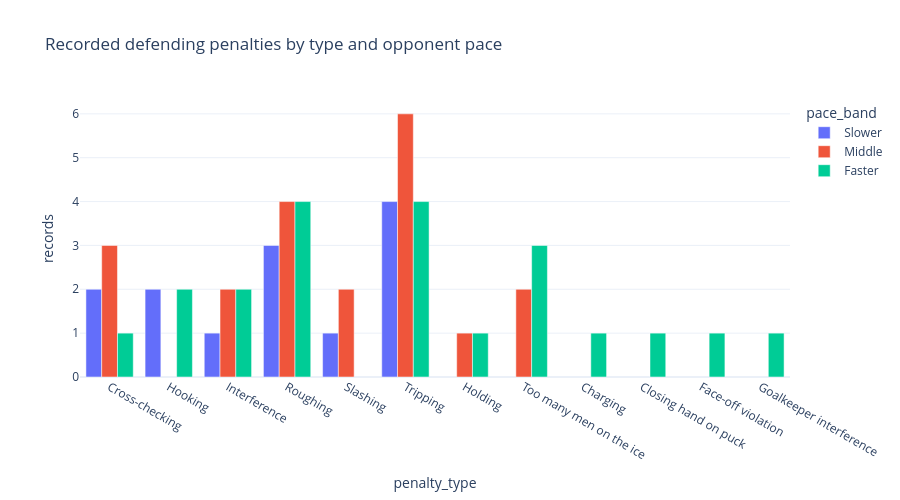

Source (notebook cell):
### Markdown cell above
## 9.5. Inspect penalty types and teams

Retain all recorded penalty types. Highlight hooking, holding, holding the stick, tripping, and interference as a review group related to obstruction; this grouping is a hockey hypothesis, not proof of pace-induced infractions. Roughing and administrative penalties may have different explanations.

Type charts show record counts, not exposure-adjusted risk. Team rate tables use incidents and their own exposure denominators. Sparse team cells are for inspection, not rankings. Same-time incidents can contain several types, so type-record counts need not sum to incident counts.

### Code cell
OBSTRUCTION_TYPES = ["Hooking", "Holding", "Holding the stick", "Tripping", "Interference"]
pressure_penalties["obstruction_group"] = pressure_penalties["penalty_type"].isin(OBSTRUCTION_TYPES)
type_summary = pressure_penalties.groupby(["penalty_type", "pace_band"], observed=True).size().rename("records").reset_index()
display(type_summary)
type_fig = px.bar(type_summary, x="penalty_type", y="records", color="pace_band", barmode="group",
    category_orders={"pace_band":band_names}, title="Recorded defending penalties by type and opponent pace")
type_fig.update_layout(template="plotly_white", height=500)
type_fig.show()

team_rates = exposure.groupby(["team_id", "pace_band"], observed=True).agg(
    movement_seconds=("modeled_elapsed_seconds", "sum"), games=("game_id", "nunique"),
)
team_rates["incidents"] = penalty_incidents.groupby(["team_id", "pace_band"], observed=True).size().reindex(team_rates.index, fill_value=0)
team_rates["incidents_per_60_movement_minutes"] = team_rates["incidents"] * 3600 / team_rates["movement_seconds"].where(team_rates["movement_seconds"].gt(0))
team_rates = team_rates.reset_index()
team_rates["team_name"] = team_rates["team_id"].map(teams.set_index("team_id")["team_name"])
display(team_rates.round(2))

### Figure 1 — Plotly figure (JSON) as saved in the notebook; plotly's stock layout.template omitted (floating-point values rounded to 4 significant figures)
{"data": [{"alignmentgroup": "True", "hovertemplate": "pace_band=Slower<br>penalty_type=%{x}<br>records=%{y}<extra></extra>", "legendgroup": "Slower", "marker": {"color": "#636efa", "pattern": {"shape": ""}}, "name": "Slower", "offsetgroup": "Slower", "orientation": "v", "showlegend": true, "textposition": "auto", "type": "bar", "x": ["Cross-checking", "Hooking", "Interference", "Roughing", "Slashing", "Tripping"], "xaxis": "x", "y": [2, 2, 1, 3, 1, 4], "yaxis": "y"}, {"alignmentgroup": "True", "hovertemplate": "pace_band=Middle<br>penalty_type=%{x}<br>records=%{y}<extra></extra>", "legendgroup": "Middle", "marker": {"color": "#EF553B", "pattern": {"shape": ""}}, "name": "Middle", "offsetgroup": "Middle", "orientation": "v", "showlegend": true, "textposition": "auto", "type": "bar", "x": ["Cross-checking", "Holding", "Interference", "Roughing", "Slashing", "Too many men on the ice", "Tripping"], "xaxis": "x", "y": [3, 1, 2, 4, 2, 2, 6], "yaxis": "y"}, {"alignmentgroup": "True", "hovertemplate": "pace_band=Faster<br>penalty_type=%{x}<br>records=%{y}<extra></extra>", "legendgroup": "Faster", "marker": {"color": "#00cc96", "pattern": {"shape": ""}}, "name": "Faster", "offsetgroup": "Faster", "orientation": "v", "showlegend": true, "textposition": "auto", "type": "bar", "x": ["Charging", "Closing hand on puck", "Cross-checking", "Face-off violation", "Goalkeeper interference", "Holding", "Hooking", "Interference", "Roughing", "Too many men on the ice", "Tripping"], "xaxis": "x", "y": [1, 1, 1, 1, 1, 1, 2, 2, 4, 3, 4], "yaxis": "y"}], "layout": {"barmode": "group", "height": 500, "legend": {"title": {"text": "pace_band"}, "tracegroupgap": 0}, "title": {"text": "Recorded defending penalties by type and opponent pace"}, "xaxis": {"anchor": "y", "domain": [0, 1], "title": {"text": "penalty_type"}}, "yaxis": {"anchor": "x", "domain": [0, 1], "title": {"text": "records"}}}}
